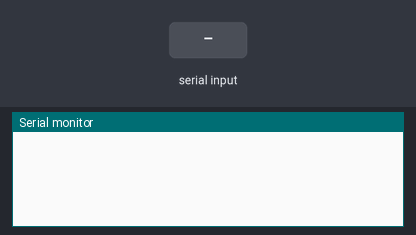
The sketch below on a simulated Arduino Uno, built with avr-gcc and run on an emulated ATmega328P. Parts: the last lines printed to the serial monitor. The test bench sets the inputs (shaded band).

Above: at 1.2 s.
1.3 s: "90,45\n" received over the second serial link
At 1.9 s:
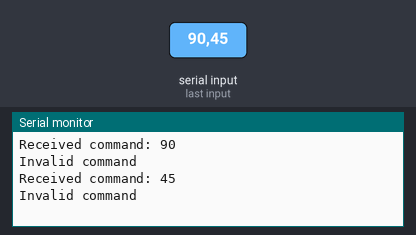
2.8 s: "1\n" received over the second serial link
At 3.6 s:
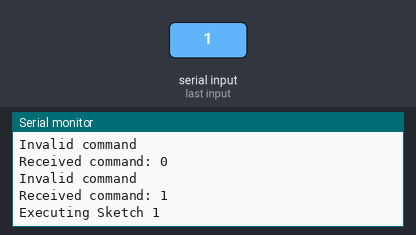
Timing chart, 0 to 5.8 s (numbered marks = the images above; inputs shaded):
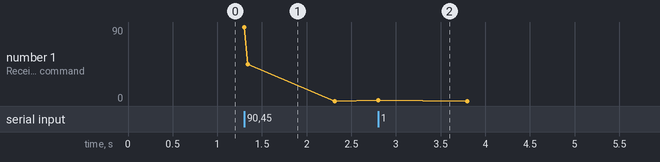

Measured:
- after the input at 1.3 s, the serial monitor: prints a new line at once (image 1)
- after the input at 2.8 s, the serial monitor: prints a new line at once (image 2)

The sketch:

receiverrelays.ino
```cpp
#include <Wire.h>
#include <SoftwareSerial.h>

SoftwareSerial SerialPi(10, 11); // RX, TX pins
int command;

void setup() {
  Serial.begin(9600);
  SerialPi.begin(9600);
}

void loop() {
  if (SerialPi.available() > 0) {
    command = SerialPi.parseInt();
    Serial.println("Received command: " + String(command));
    executeCommand(command);
  }
}

void executeCommand(int command) {
  switch (command) {
    case 1:
      // Execute the first sketch stored in Raspberry Pi's Arduino
      Serial.println("Executing Sketch 1");
      // Add your code to execute Sketch 1 here
      break;
    // Add more cases for additional commands and corresponding sketches
    default:
      Serial.println("Invalid command");
      break;
  }
}
```
